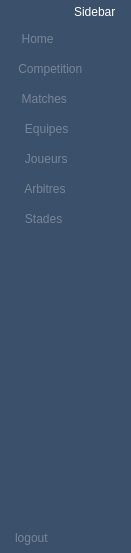
     <widget class="QWidget" name="iconTextSidebar" native="true">
      <property name="maximumSize">
       <size>
        <width>131</width>
        <height>561</height>
       </size>
      </property>
      <property name="styleSheet">
       <string notr="true">/*background-color: #313a46;*/
background-color: #3A506B;
padding: 5px;
color: #fff;</string>
      </property>
      <layout class="QVBoxLayout" name="verticalLayout_3">
       <property name="spacing">
        <number>0</number>
       </property>
       <property name="leftMargin">
        <number>0</number>
       </property>
       <property name="topMargin">
        <number>0</number>
       </property>
       <property name="rightMargin">
        <number>0</number>
       </property>
       <property name="bottomMargin">
        <number>0</number>
       </property>
       <item>
        <layout class="QHBoxLayout" name="horizontalLayout">
         <property name="spacing">
          <number>0</number>
         </property>
         <item>
          <widget class="QLabel" name="label_2">
           <property name="text">
            <string/>
           </property>
           <property name="pixmap">
            <pixmap resource="icons.qrc">:/Pictures/projetQt/logo2.jpg</pixmap>
           </property>
          </widget>
         </item>
         <item>
          <widget class="QLabel" name="label_3">
           <property name="text">
            <string>Sidebar</string>
           </property>
          </widget>
         </item>
        </layout>
       </item>
       <item>
        <layout class="QVBoxLayout" name="verticalLayout_2">
         <property name="spacing">
          <number>0</number>
         </property>
         <item>
          <widget class="QPushButton" name="home2">
           <property name="styleSheet">
            <string notr="true">border: none;
border-radius: 3px;
text-align: left;
padding: 8px 0 8px 15px;
color: #788596;</string>
           </property>
           <property name="text">
            <string>  Home</string>
           </property>
           <property name="icon">
            <iconset resource="icons.qrc">
             <normaloff>:/Downloads/home.png</normaloff>
             <normalon>:/Downloads/home (1).png</normalon>:/Downloads/home.png</iconset>
           </property>
           <property name="checkable">
            <bool>true</bool>
           </property>
           <property name="autoExclusive">
            <bool>true</bool>
           </property>
          </widget>
         </item>
         <item>
          <widget class="QPushButton" name="competition2">
           <property name="styleSheet">
            <string notr="true">border: none;
border-radius: 3px;
text-align: left;
padding: 8px 0 8px 15px;
color: #788596;</string>
           </property>
           <property name="text">
            <string> Competition</string>
           </property>
           <property name="icon">
            <iconset resource="icons.qrc">
             <normaloff>:/Downloads/trophy.png</normaloff>
             <normalon>:/Downloads/trophy (1).png</normalon>:/Downloads/trophy.png</iconset>
           </property>
           <property name="checkable">
            <bool>true</bool>
           </property>
           <property name="autoExclusive">
            <bool>true</bool>
           </property>
          </widget>
         </item>
         <item>
          <widget class="QPushButton" name="match2">
           <property name="styleSheet">
            <string notr="true">border: none;
border-radius: 3px;
text-align: left;
padding: 8px 0 8px 15px;
color: #788596;</string>
           </property>
           <property name="text">
            <string>  Matches</string>
           </property>
           <property name="icon">
            <iconset resource="icons.qrc">
             <normaloff>:/Downloads/football-pitch.png</normaloff>
             <normalon>:/Downloads/football-pitch (1).png</normalon>:/Downloads/football-pitch.png</iconset>
           </property>
           <property name="checkable">
            <bool>true</bool>
           </property>
           <property name="autoExclusive">
            <bool>true</bool>
           </property>
          </widget>
         </item>
         <item>
          <widget class="QPushButton" name="equipe2">
           <property name="styleSheet">
            <string notr="true">border: none;
border-radius: 3px;
text-align: left;
padding: 8px 0 8px 15px;
color: #788596;</string>
           </property>
           <property name="text">
            <string>   Equipes</string>
           </property>
           <property name="icon">
            <iconset resource="icons.qrc">
             <normaloff>:/Downloads/group.png</normaloff>
             <normalon>:/Downloads/group (1).png</normalon>:/Downloads/group.png</iconset>
           </property>
           <property name="checkable">
            <bool>true</bool>
           </property>
           <property name="autoExclusive">
            <bool>true</bool>
           </property>
          </widget>
         </item>
         <item>
          <widget class="QPushButton" name="joueur2">
           <property name="styleSheet">
            <string notr="true">border: none;
border-radius: 3px;
text-align: left;
padding: 8px 0 8px 15px;
color: #788596;</string>
           </property>
           <property name="text">
            <string>   Joueurs</string>
           </property>
           <property name="icon">
            <iconset resource="icons.qrc">
             <normaloff>:/Downloads/soccer-player.png</normaloff>
             <normalon>:/Downloads/soccer-player (1).png</normalon>:/Downloads/soccer-player.png</iconset>
           </property>
           <property name="checkable">
            <bool>true</bool>
           </property>
           <property name="autoExclusive">
            <bool>true</bool>
           </property>
          </widget>
         </item>
         <item>
          <widget class="QPushButton" name="arbitre2">
           <property name="styleSheet">
            <string notr="true">border: none;
border-radius: 3px;
text-align: left;
padding: 8px 0 8px 15px;
color: #788596;</string>
           </property>
           <property name="text">
            <string>   Arbitres</string>
           </property>
           <property name="icon">
            <iconset resource="icons.qrc">
             <normaloff>:/Downloads/referee.png</normaloff>
             <normalon>:/Downloads/referee (1).png</normalon>:/Downloads/referee.png</iconset>
           </property>
           <property name="checkable">
            <bool>true</bool>
           </property>
           <property name="autoExclusive">
            <bool>true</bool>
           </property>
          </widget>
         </item>
         <item>
          <widget class="QPushButton" name="stade2">
           <property name="styleSheet">
            <string notr="true">border: none;
border-radius: 3px;
text-align: left;
padding: 8px 0 8px 15px;
color: #788596;</string>
           </property>
           <property name="text">
            <string>   Stades</string>
           </property>
           <property name="icon">
            <iconset resource="icons.qrc">
             <normaloff>:/Downloads/stadium (1).png</normaloff>
             <normalon>:/Downloads/stadium.png</normalon>:/Downloads/stadium (1).png</iconset>
           </property>
           <property name="checkable">
            <bool>true</bool>
           </property>
           <property name="autoExclusive">
            <bool>true</bool>
           </property>
          </widget>
         </item>
        </layout>
       </item>
       <item>
        <spacer name="verticalSpacer_2">
         <property name="orientation">
          <enum>Qt::Orientation::Vertical</enum>
         </property>
         <property name="sizeHint" stdset="0">
          <size>
           <width>20</width>
           <height>289</height>
          </size>
         </property>
        </spacer>
       </item>
       <item>
        <widget class="QPushButton" name="logout2">
         <property name="styleSheet">
          <string notr="true">border: none;
border-radius: 3px;
text-align: left;
padding: 8px 0 8px 15px;
color: #788596;</string>
         </property>
         <property name="text">
          <string>logout</string>
         </property>
         <property name="icon">
          <iconset resource="icons.qrc">
           <normaloff>:/Pictures/projetQt/logout.png</normaloff>:/Pictures/projetQt/logout.png</iconset>
         </property>
         <property name="checkable">
          <bool>true</bool>
         </property>
         <property name="autoExclusive">
          <bool>true</bool>
         </property>
        </widget>
       </item>
      </layout>
     </widget>
